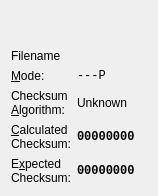
<?xml version="1.0" encoding="UTF-8"?>
<ui version="4.0">
 <class>MemCardFileView</class>
 <widget class="QWidget" name="MemCardFileView">
  <property name="geometry">
   <rect>
    <x>0</x>
    <y>0</y>
    <width>158</width>
    <height>190</height>
   </rect>
  </property>
  <layout class="QFormLayout" name="formLayout">
   <property name="fieldGrowthPolicy">
    <enum>QFormLayout::ExpandingFieldsGrow</enum>
   </property>
   <item row="0" column="0" colspan="2">
    <layout class="QHBoxLayout" name="hboxFileImages">
     <property name="spacing">
      <number>4</number>
     </property>
     <property name="margin">
      <number>0</number>
     </property>
     <item>
      <widget class="QLabel" name="lblFileIcon">
       <property name="sizePolicy">
        <sizepolicy hsizetype="Fixed" vsizetype="Fixed">
         <horstretch>0</horstretch>
         <verstretch>0</verstretch>
        </sizepolicy>
       </property>
       <property name="minimumSize">
        <size>
         <width>32</width>
         <height>32</height>
        </size>
       </property>
       <property name="maximumSize">
        <size>
         <width>32</width>
         <height>32</height>
        </size>
       </property>
       <property name="baseSize">
        <size>
         <width>32</width>
         <height>32</height>
        </size>
       </property>
       <property name="alignment">
        <set>Qt::AlignCenter</set>
       </property>
      </widget>
     </item>
     <item>
      <widget class="QLabel" name="lblFileBanner">
       <property name="sizePolicy">
        <sizepolicy hsizetype="Fixed" vsizetype="Fixed">
         <horstretch>0</horstretch>
         <verstretch>0</verstretch>
        </sizepolicy>
       </property>
       <property name="minimumSize">
        <size>
         <width>96</width>
         <height>32</height>
        </size>
       </property>
       <property name="maximumSize">
        <size>
         <width>96</width>
         <height>32</height>
        </size>
       </property>
       <property name="baseSize">
        <size>
         <width>96</width>
         <height>32</height>
        </size>
       </property>
       <property name="alignment">
        <set>Qt::AlignCenter</set>
       </property>
      </widget>
     </item>
     <item>
      <spacer name="hspcFileImagesR">
       <property name="orientation">
        <enum>Qt::Horizontal</enum>
       </property>
       <property name="sizeHint" stdset="0">
        <size>
         <width>40</width>
         <height>20</height>
        </size>
       </property>
      </spacer>
     </item>
    </layout>
   </item>
   <item row="1" column="0" colspan="2">
    <widget class="QLabel" name="lblFilename">
     <property name="text">
      <string notr="true">Filename</string>
     </property>
     <property name="textFormat">
      <enum>Qt::PlainText</enum>
     </property>
     <property name="wordWrap">
      <bool>true</bool>
     </property>
    </widget>
   </item>
   <item row="2" column="0">
    <widget class="QLabel" name="lblModeTitle">
     <property name="text">
      <string extracomment="File permissions. (Known as &quot;mode&quot; on Unix systems.)">&amp;Mode:</string>
     </property>
     <property name="textFormat">
      <enum>Qt::PlainText</enum>
     </property>
     <property name="buddy">
      <cstring>lblMode</cstring>
     </property>
    </widget>
   </item>
   <item row="2" column="1">
    <widget class="QLabel" name="lblMode">
     <property name="font">
      <font>
       <family>Monospace</family>
      </font>
     </property>
     <property name="text">
      <string notr="true">---P</string>
     </property>
     <property name="textFormat">
      <enum>Qt::PlainText</enum>
     </property>
     <property name="textInteractionFlags">
      <set>Qt::LinksAccessibleByMouse|Qt::TextSelectableByKeyboard|Qt::TextSelectableByMouse</set>
     </property>
    </widget>
   </item>
   <item row="4" column="0">
    <widget class="QLabel" name="lblChecksumActualTitle">
     <property name="text">
      <string>&amp;Calculated
Checksum:</string>
     </property>
     <property name="textFormat">
      <enum>Qt::PlainText</enum>
     </property>
     <property name="alignment">
      <set>Qt::AlignLeading|Qt::AlignLeft|Qt::AlignTop</set>
     </property>
     <property name="wordWrap">
      <bool>true</bool>
     </property>
     <property name="buddy">
      <cstring>lblChecksumActual</cstring>
     </property>
    </widget>
   </item>
   <item row="4" column="1">
    <widget class="QLabel" name="lblChecksumActual">
     <property name="font">
      <font>
       <family>Monospace</family>
       <weight>75</weight>
       <bold>true</bold>
      </font>
     </property>
     <property name="text">
      <string notr="true">00000000</string>
     </property>
     <property name="textFormat">
      <enum>Qt::RichText</enum>
     </property>
     <property name="textInteractionFlags">
      <set>Qt::LinksAccessibleByMouse|Qt::TextSelectableByKeyboard|Qt::TextSelectableByMouse</set>
     </property>
    </widget>
   </item>
   <item row="5" column="0">
    <widget class="QLabel" name="lblChecksumExpectedTitle">
     <property name="text">
      <string>E&amp;xpected
Checksum:</string>
     </property>
     <property name="textFormat">
      <enum>Qt::PlainText</enum>
     </property>
     <property name="alignment">
      <set>Qt::AlignLeading|Qt::AlignLeft|Qt::AlignTop</set>
     </property>
     <property name="wordWrap">
      <bool>true</bool>
     </property>
     <property name="textInteractionFlags">
      <set>Qt::LinksAccessibleByMouse</set>
     </property>
     <property name="buddy">
      <cstring>lblChecksumExpected</cstring>
     </property>
    </widget>
   </item>
   <item row="5" column="1">
    <widget class="QLabel" name="lblChecksumExpected">
     <property name="font">
      <font>
       <family>Monospace</family>
       <weight>75</weight>
       <bold>true</bold>
      </font>
     </property>
     <property name="text">
      <string notr="true">00000000</string>
     </property>
     <property name="textFormat">
      <enum>Qt::RichText</enum>
     </property>
     <property name="textInteractionFlags">
      <set>Qt::LinksAccessibleByMouse|Qt::TextSelectableByKeyboard|Qt::TextSelectableByMouse</set>
     </property>
    </widget>
   </item>
   <item row="3" column="0">
    <widget class="QLabel" name="lblChecksumAlgorithmTitle">
     <property name="text">
      <string>Checksum
&amp;Algorithm:</string>
     </property>
     <property name="textFormat">
      <enum>Qt::PlainText</enum>
     </property>
     <property name="wordWrap">
      <bool>true</bool>
     </property>
     <property name="buddy">
      <cstring>lblChecksumAlgorithm</cstring>
     </property>
    </widget>
   </item>
   <item row="3" column="1">
    <widget class="QLabel" name="lblChecksumAlgorithm">
     <property name="text">
      <string notr="true">Unknown</string>
     </property>
     <property name="textFormat">
      <enum>Qt::PlainText</enum>
     </property>
     <property name="wordWrap">
      <bool>true</bool>
     </property>
     <property name="textInteractionFlags">
      <set>Qt::LinksAccessibleByMouse|Qt::TextSelectableByKeyboard|Qt::TextSelectableByMouse</set>
     </property>
    </widget>
   </item>
  </layout>
 </widget>
 <resources/>
 <connections/>
</ui>
